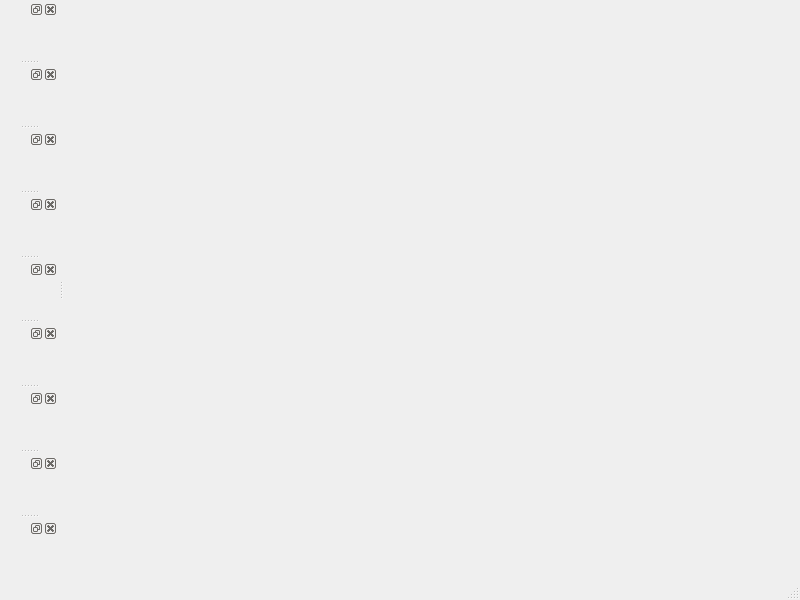
<?xml version="1.0" encoding="UTF-8"?>
<ui version="4.0">
 <class>MainWindow</class>
 <widget class="QMainWindow" name="MainWindow">
  <property name="geometry">
   <rect>
    <x>0</x>
    <y>0</y>
    <width>800</width>
    <height>600</height>
   </rect>
  </property>
  <property name="windowTitle">
   <string>MainWindow</string>
  </property>
  <widget class="QWidget" name="centralwidget"/>
  <widget class="QMenuBar" name="menubar">
   <property name="geometry">
    <rect>
     <x>0</x>
     <y>0</y>
     <width>800</width>
     <height>23</height>
    </rect>
   </property>
  </widget>
  <widget class="QStatusBar" name="statusbar"/>
  <widget class="QDockWidget" name="dockWidget">
   <attribute name="dockWidgetArea">
    <number>1</number>
   </attribute>
   <widget class="QWidget" name="dockWidgetContents"/>
  </widget>
  <widget class="QDockWidget" name="dockWidget_2">
   <attribute name="dockWidgetArea">
    <number>1</number>
   </attribute>
   <widget class="QWidget" name="dockWidgetContents_2"/>
  </widget>
  <widget class="QDockWidget" name="dockWidget_3">
   <attribute name="dockWidgetArea">
    <number>1</number>
   </attribute>
   <widget class="QWidget" name="dockWidgetContents_3"/>
  </widget>
  <widget class="QDockWidget" name="dockWidget_4">
   <attribute name="dockWidgetArea">
    <number>1</number>
   </attribute>
   <widget class="QWidget" name="dockWidgetContents_4"/>
  </widget>
  <widget class="QDockWidget" name="dockWidget_5">
   <attribute name="dockWidgetArea">
    <number>1</number>
   </attribute>
   <widget class="QWidget" name="dockWidgetContents_5"/>
  </widget>
  <widget class="QDockWidget" name="dockWidget_6">
   <attribute name="dockWidgetArea">
    <number>1</number>
   </attribute>
   <widget class="QWidget" name="dockWidgetContents_6"/>
  </widget>
  <widget class="QDockWidget" name="dockWidget_7">
   <attribute name="dockWidgetArea">
    <number>1</number>
   </attribute>
   <widget class="QWidget" name="dockWidgetContents_7"/>
  </widget>
  <widget class="QDockWidget" name="dockWidget_8">
   <attribute name="dockWidgetArea">
    <number>1</number>
   </attribute>
   <widget class="QWidget" name="dockWidgetContents_8"/>
  </widget>
  <widget class="QDockWidget" name="dockWidget_9">
   <attribute name="dockWidgetArea">
    <number>1</number>
   </attribute>
   <widget class="QWidget" name="dockWidgetContents_9"/>
  </widget>
 </widget>
 <resources/>
 <connections/>
</ui>
